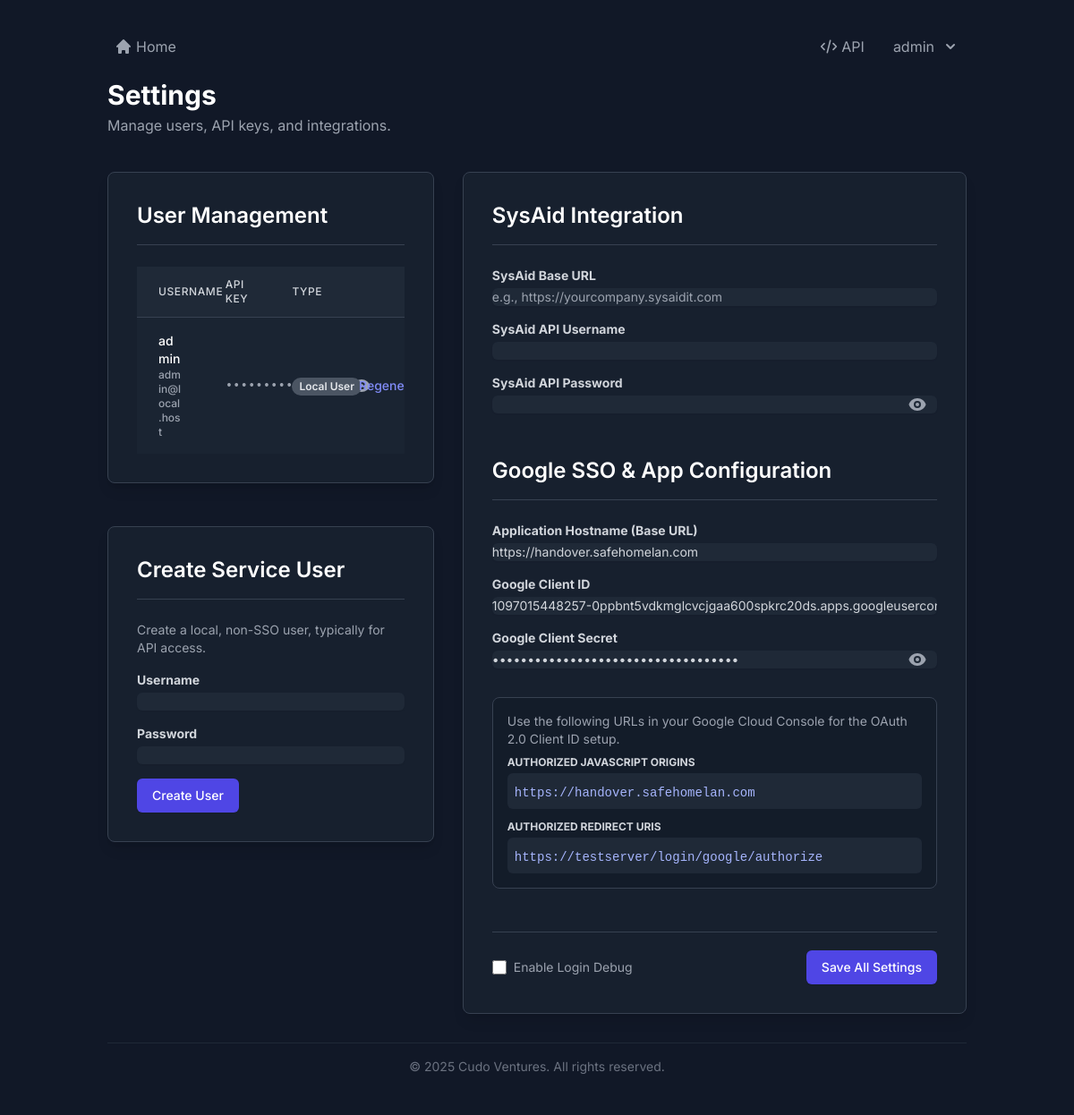
Page /settings (signed in) on the earlier database version.
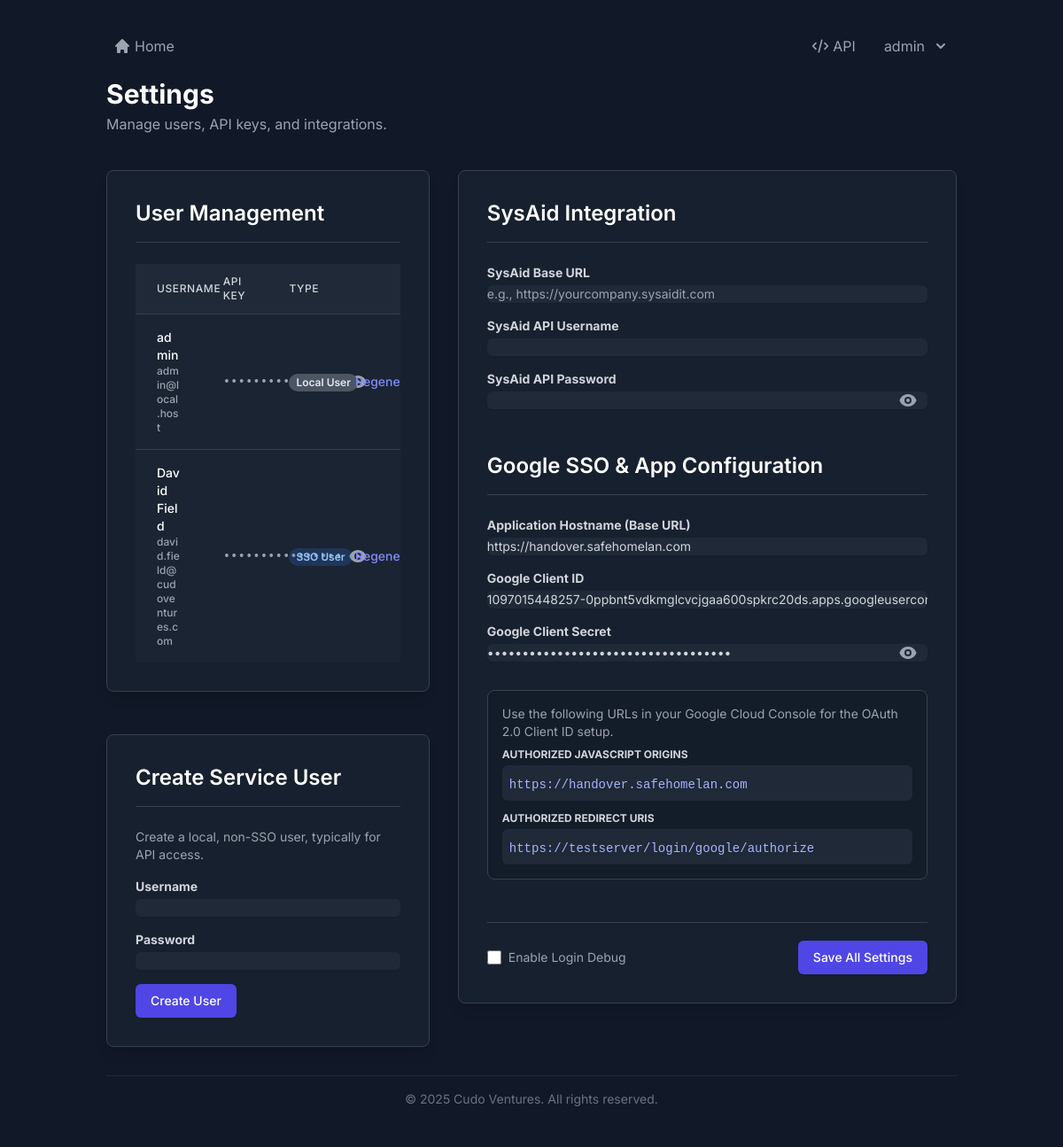
Same page on the later database version.
### handover_app/models.py (models this page shows, shortened)
class User(UserMixin, db.Model):
    id = db.Column(db.Integer, primary_key=True)
    username = db.Column(db.String(80), unique=True, nullable=False)
    email = db.Column(db.String(120), unique=True, nullable=True)
    password_hash = db.Column(db.String(256), nullable=True) # Nullable for SSO users
    api_key = db.Column(db.String(36), unique=True, nullable=True)
    is_sso_user = db.Column(db.Boolean, default=False, nullable=False)

class Setting(db.Model):
    key = db.Column(db.String(50), primary_key=True)
    value = db.Column(db.String(200), nullable=False)

### handover_app/routes.py (the view)
@bp.route('/settings', methods=['GET'])
@login_required
def settings():
    users = User.query.all()
    google_redirect_uri = url_for('auth.google_authorize', _external=True, _scheme='https')
    app_hostname = current_app.config.get('APP_HOSTNAME', '')
    google_client_id = current_app.config.get('GOOGLE_CLIENT_ID', '')
    google_client_secret = current_app.config.get('GOOGLE_CLIENT_SECRET', '')
    enable_login_debug = current_app.config.get('ENABLE_LOGIN_DEBUG') == 'true'
    sysaid_url = current_app.config.get('SYSAID_URL', '')
    sysaid_username = current_app.config.get('SYSAID_USERNAME', '')
    sysaid_password = current_app.config.get('SYSAID_PASSWORD', '')
    return render_template('settings.html',
                           users=users,
                           google_redirect_uri=google_redirect_uri,
                           app_hostname=app_hostname,
                           google_client_id=google_client_id,
                           google_client_secret=google_client_secret,
                           enable_login_debug=enable_login_debug,
                           sysaid_url=sysaid_url,
                           sysaid_username=sysaid_username,
                           sysaid_password=sysaid_password)

### templates/settings.html (shortened to what this page needs)
{% extends "base.html" %}
{% block content %}
<header class="mb-10">
    <h1 class="text-3xl font-bold text-white">Settings</h1>
    <p class="text-gray-400 mt-1">Manage users, API keys, and integrations.</p>
</header>
<div class="grid grid-cols-1 md:grid-cols-5 gap-8">
    <div class="md:col-span-2 space-y-12">
        <div class="bg-gray-800/50 border border-gray-700 p-8 rounded-lg shadow-lg">
            <h2 class="text-2xl font-semibold text-white mb-6 border-b border-gray-700 pb-4">User Management</h2>
            <div class="overflow-x-auto">
                <table class="min-w-full w-full table-fixed divide-y divide-gray-700">
                    <thead class="bg-gray-800">
                        <tr>
                            <th scope="col" class="w-1/4 px-6 py-3 text-left text-xs font-medium text-gray-300 uppercase tracking-wider">Username</th>
                            <th scope="col" class="w-1/4 px-6 py-3 text-left text-xs font-medium text-gray-300 uppercase tracking-wider">API Key</th>
                            <th scope="col" class="w-1/4 px-6 py-3 text-left text-xs font-medium text-gray-300 uppercase tracking-wider">Type</th>
                            <th scope="col" class="w-1/4 relative px-6 py-3"><span class="sr-only">Actions</span></th>
                        </tr>
                    </thead>
                    <tbody class="bg-gray-800/50 divide-y divide-gray-700">
                        {% for user in users %}
                        <tr x-data="{ apiKeyVisible: false }">
                            <td class="px-6 py-4 whitespace-normal break-words text-sm font-medium text-white">
                                {{ user.username }}
                                <div class="text-xs text-gray-400">{{ user.email or 'N/A' }}</div>
                            </td>
                            <td class="px-6 py-4 whitespace-normal break-words text-sm text-gray-400 font-mono">
                                <div class="flex items-center">
                                    <span x-show="!apiKeyVisible">••••••••••••••••</span>
                                    <button @click="apiKeyVisible = !apiKeyVisible" class="ml-2 text-gray-400 hover:text-white">
                                    </button>
                                </div>
                            </td>
                            <td class="px-6 py-4 whitespace-nowrap text-sm">
                                {% if user.is_sso_user %}
                                    <span class="px-2 inline-flex text-xs leading-5 font-semibold rounded-full bg-blue-500/20 text-blue-300">SSO User</span>
                                {% else %}
                                    <span class="px-2 inline-flex text-xs leading-5 font-semibold rounded-full bg-gray-600 text-gray-200">Local User</span>
                                {% endif %}
                            </td>
                            <td class="px-6 py-4 whitespace-nowrap text-right text-sm font-medium space-x-2">
                                <form action="{{ url_for('handover.regenerate_api_key', user_id=user.id) }}" method="post" class="inline">
                                    <button type="submit" class="text-indigo-400 hover:text-indigo-300">Regenerate</button>
                                </form>
                            </td>
                        </tr>
                        {% endfor %}
                    </tbody>
                </table>
            </div>
        </div>
        <div class="bg-gray-800/50 border border-gray-700 p-8 rounded-lg shadow-lg">
            <h2 class="text-2xl font-semibold text-white mb-6 border-b border-gray-700 pb-4">Create Service User</h2>
            <p class="text-sm text-gray-400 mb-4">Create a local, non-SSO user, typically for API access.</p>
            <form action="{{ url_for('handover.create_user') }}" method="post" class="max-w-md space-y-4">
                <div>
                    <label for="username" class="block text-sm font-bold text-gray-300">Username</label>
                    <input type="text" name="username" id="username" required class="form-input mt-1 block w-full rounded-md shadow-sm sm:text-sm">
                </div>
                <div>
                    <label for="password" class="block text-sm font-bold text-gray-300">Password</label>
                    <input type="password" name="password" id="password" required class="form-input mt-1 block w-full rounded-md shadow-sm sm:text-sm">
                </div>
                <div>
                    <button type="submit" class="inline-flex justify-center py-2 px-4 border border-transparent shadow-sm text-sm font-medium rounded-md text-white bg-indigo-600 hover:bg-indigo-700">Create User</button>
                </div>
            </form>
        </div>
    </div>
    <div class="md:col-span-3">
        <form x-data="{ secretVisible: false, sysaidSecretVisible: false }" action="{{ url_for('handover.update_settings') }}" method="post">
            <div class="bg-gray-800/50 border border-gray-700 p-8 rounded-lg shadow-lg space-y-12">
                <div>
                    <h2 class="text-2xl font-semibold text-white mb-6 border-b border-gray-700 pb-4">SysAid Integration</h2>
                    <div class="space-y-4">
                        <div>
                            <label for="sysaid_url" class="block text-sm font-bold text-gray-300">SysAid Base URL</label>
                            <input type="text" name="sysaid_url" id="sysaid_url" value="{{ sysaid_url }}" class="form-input mt-1 block w-full rounded-md shadow-sm sm:text-sm" placeholder="e.g., https://yourcompany.sysaidit.com">
                        </div>
                        <div>
                            <label for="sysaid_username" class="block text-sm font-bold text-gray-300">SysAid API Username</label>
                            <input type="text" name="sysaid_username" id="sysaid_username" value="{{ sysaid_username }}" class="form-input mt-1 block w-full rounded-md shadow-sm sm:text-sm">
                        </div>
                        <div>
                            <label for="sysaid_password" class="block text-sm font-bold text-gray-300">SysAid API Password</label>
                            <div class="relative">
                                <input :type="sysaidSecretVisible ? 'text' : 'password'" name="sysaid_password" id="sysaid_password" value="{{ sysaid_password }}" class="form-input mt-1 block w-full rounded-md shadow-sm sm:text-sm pr-10">
                                <button type="button" @click="sysaidSecretVisible = !sysaidSecretVisible" class="absolute inset-y-0 right-0 pr-3 flex items-center text-gray-400 hover:text-white">
                                </button>
                            </div>
                        </div>
                    </div>
                </div>
                <div>
                    <h2 class="text-2xl font-semibold text-white mb-6 border-b border-gray-700 pb-4">Google SSO & App Configuration</h2>
                    <div class="space-y-4">
                        <div>
                            <label for="app_hostname" class="block text-sm font-bold text-gray-300">Application Hostname (Base URL)</label>
                            <input type="text" name="app_hostname" id="app_hostname" value="{{ app_hostname }}" class="form-input mt-1 block w-full rounded-md shadow-sm sm:text-sm" placeholder="e.g., https://myapp.example.com">
                        </div>
                         <div>
                            <label for="google_client_id" class="block text-sm font-bold text-gray-300">Google Client ID</label>
                            <input type="text" name="google_client_id" id="google_client_id" value="{{ google_client_id }}" class="form-input mt-1 block w-full rounded-md shadow-sm sm:text-sm" placeholder="Enter your Google Client ID">
                        </div>
                        <div>
                            <label for="google_client_secret" class="block text-sm font-bold text-gray-300">Google Client Secret</label>
                            <div class="relative">
                                <input :type="secretVisible ? 'text' : 'password'" name="google_client_secret" id="google_client_secret" value="{{ google_client_secret }}" class="form-input mt-1 block w-full rounded-md shadow-sm sm:text-sm pr-10" placeholder="Enter your Google Client Secret">
                                <button type="button" @click="secretVisible = !secretVisible" class="absolute inset-y-0 right-0 pr-3 flex items-center text-gray-400 hover:text-white">
                                </button>
                            </div>
                        </div>
                    </div>
                    <div class="mt-8 p-4 bg-gray-900/50 rounded-lg border border-gray-700">
                        <p class="text-sm text-gray-400 mb-2">
                            Use the following URLs in your Google Cloud Console for the OAuth 2.0 Client ID setup.
                        </p>
                        <div class="space-y-3">
                            <div>
                                <label class="block text-xs font-bold text-gray-300 uppercase">Authorized JavaScript origins</label>
                                <div class="mt-1 p-2 bg-gray-800 rounded-md">
                                    <code class="text-indigo-300 font-mono text-sm">{{ app_hostname }}</code>
                                </div>
                            </div>
                            <div>
                                <label class="block text-xs font-bold text-gray-300 uppercase">Authorized redirect URIs</label>
                                 <div class="mt-1 p-2 bg-gray-800 rounded-md">
                                    <code class="text-indigo-300 font-mono text-sm">{{ google_redirect_uri }}</code>
                                </div>
                            </div>
                        </div>
                    </div>
                </div>
                <div class="mt-6 pt-5 border-t border-gray-700">
                    <div class="flex justify-between items-center">
                        <div class="flex items-center">
                            <input type="checkbox" id="enable_login_debug" name="enable_login_debug" class="form-checkbox h-4 w-4 text-indigo-600 bg-gray-700 border-gray-600 rounded focus:ring-indigo-500" {% if enable_login_debug %}checked{% endif %}>
                            <label for="enable_login_debug" class="ml-2 block text-sm text-gray-400">Enable Login Debug</label>
                        </div>
                        <button type="submit" class="inline-flex justify-center py-2 px-4 border border-transparent shadow-sm text-sm font-medium rounded-md text-white bg-indigo-600 hover:bg-indigo-700">
                            Save All Settings
                        </button>
                    </div>
                </div>
            </div>
        </form>
    </div>
</div>
{% endblock %}

### templates/base.html (shortened to what this page needs)
<!DOCTYPE html>
<html lang="en" class="h-full">
<head>
    <script src="https://cdn.tailwindcss.com"></script>
</head>
<body class="bg-gray-900 text-gray-300">
    <div class="container mx-auto p-4 sm:p-6 lg:p-8">
        <div class="flex justify-between items-center mb-4">
            <div>
                <a href="{{ url_for('handover.index') }}" class="text-gray-400 hover:text-white inline-flex items-center p-2 rounded-md hover:bg-gray-700/50">
                    <svg xmlns="http://www.w3.org/2000/svg" class="h-5 w-5 mr-1" viewBox="0 0 20 20" fill="currentColor">
                      <path d="M10.707 2.293a1 1 0 00-1.414 0l-7 7a1 1 0 001.414 1.414L4 10.414V17a1 1 0 001 1h2a1 1 0 001-1v-2a1 1 0 011-1h2a1 1 0 011 1v2a1 1 0 001 1h2a1 1 0 001-1v-6.586l.293.293a1 1 0 001.414-1.414l-7-7z" />
                    </svg>
                    Home
                </a>
            </div>
            <div class="flex items-center space-x-4">
                <a href="{{ url_for('handover.api_docs') }}" class="text-gray-400 hover:text-white inline-flex items-center p-2 rounded-md hover:bg-gray-700/50">
                    <svg xmlns="http://www.w3.org/2000/svg" class="h-5 w-5 mr-1" fill="none" viewBox="0 0 24 24" stroke="currentColor">
                        <path stroke-linecap="round" stroke-linejoin="round" stroke-width="2" d="M10 20l4-16m4 4l4 4-4 4M6 16l-4-4 4-4" />
                    </svg>
                    API
                </a>
                {% if current_user.is_authenticated %}
                <div x-data="{ open: false }" class="relative">
                    <button @click="open = !open" class="flex items-center text-gray-400 hover:text-white p-2 rounded-md hover:bg-gray-700/50">
                        <span class="mr-2">{{ current_user.username }}</span>
                        <svg xmlns="http://www.w3.org/2000/svg" class="h-5 w-5" viewBox="0 0 20 20" fill="currentColor">
                          <path fill-rule="evenodd" d="M5.293 7.293a1 1 0 011.414 0L10 10.586l3.293-3.293a1 1 0 111.414 1.414l-4 4a1 1 0 01-1.414 0l-4-4a1 1 0 010-1.414z" clip-rule="evenodd" />
                        </svg>
                    </button>
                </div>
                {% endif %}
            </div>
        </div>
        {% block content %}{% endblock %}
        <footer class="text-center text-sm text-gray-500 mt-8 py-4 border-t border-gray-800">
            <p>&copy; 2025 Cudo Ventures. All rights reserved.</p>
        </footer>
    </div>
</body>
</html>

### templates/base.html (style rules this page uses)
body { font-family: 'Inter', sans-serif; }
.container { max-width: 1024px; }
.form-input, .form-select, .form-textarea, .table-input, .table-select { background-color: #1F2937; border-color: #4B5563; color: #D1D5DB; }

Differences in the rows shown:
added User: username "David Field", email "david.field@cudoventures.com", is_sso_user "SSO User"
